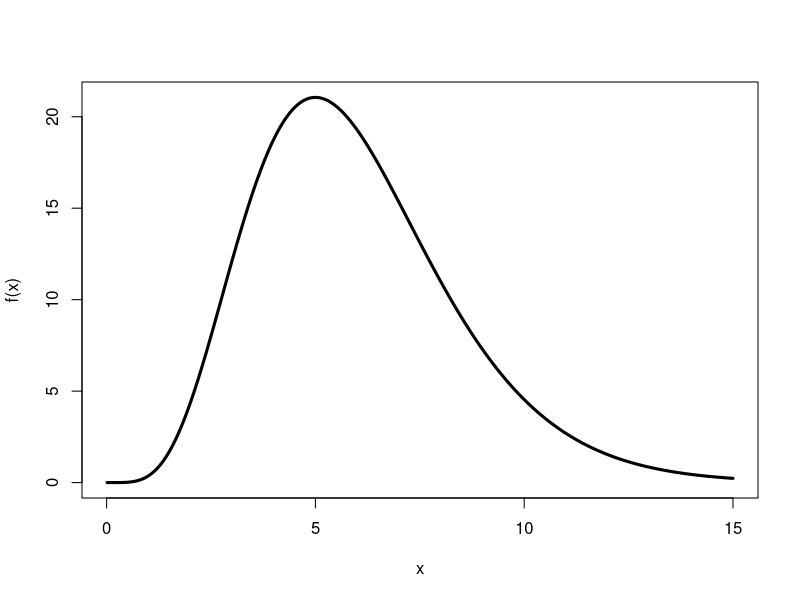
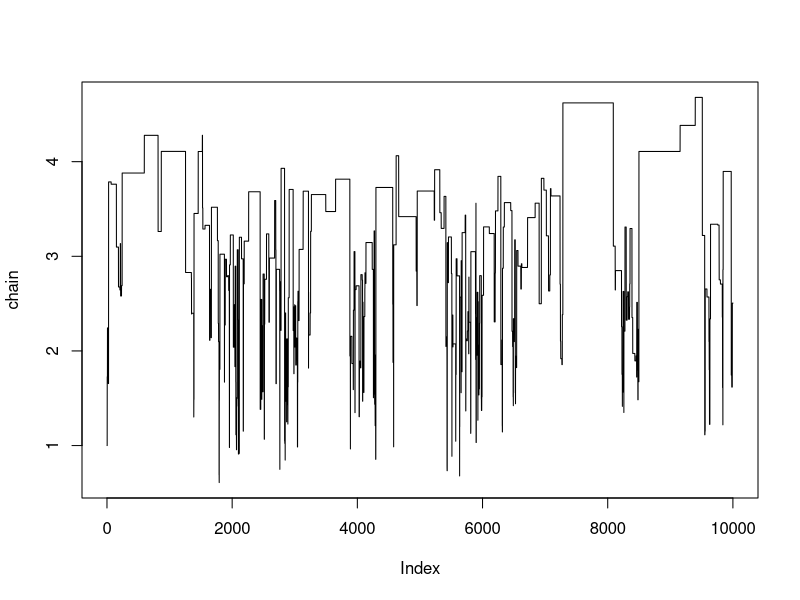
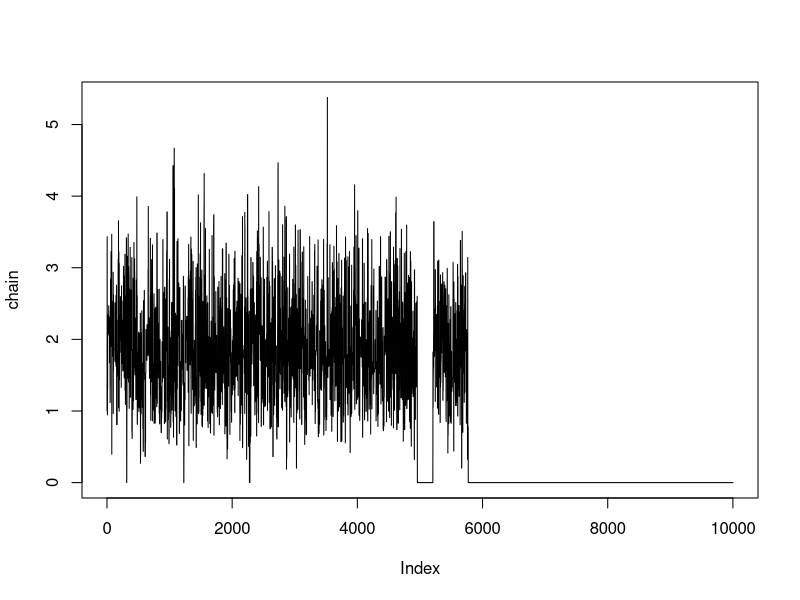

Recreate these plots in R, in order.
### lab 4 ex 1

f <- function(x){
  stopifnot(x>0)
  return(x^5*exp(-x))
}

x <- seq(0.01,15,0.01)
plot(x, f(x), type="l", lwd=3)

starting_point <- 1
N <- 1E4
set.seed(12345)

proposal_dist <- function(Xt){
  return(rlnorm(1, Xt, 1))
}

chain <- starting_point
accept <- 0

for (i in 1:N){
  
  x <- chain[length(chain)]
  # candidate point x_star from g
  x_star <- proposal_dist(x)
  
  # MH ratio
  R     <- (f(x_star) * dlnorm(x, x_star, 1)) / 
            (f(x) * dlnorm(x_star, x, 1))
  ap    <- runif(1)
  if (ap < R){
    chain <- c(chain, x_star)
    accept <- accept + 1
  } else chain <- c(chain, x) 
}

chain 
accept

plot(chain, type="l")

### ex 2

starting_point <- 1
N <- 1E4
set.seed(12345)

proposal_dist2 <- function(Xt){
  return(rchisq(1, floor(Xt+1)))
}

chain <- starting_point
accept <- 0

for (i in 1:N){
  
  x <- chain[length(chain)]
  # candidate point x_star from g
  x_star <- proposal_dist2(x)
  
  # MH ratio
  R     <- (f(x_star) * dlnorm(x, x_star, 1)) / 
    (f(x) * dlnorm(x_star, x, 1))
  ap    <- runif(1)
  if (ap < R){
    chain <- c(chain, x_star)
    accept <- accept + 1
  } else chain <- c(chain, x) 
}

chain
accept

plot(chain, type="l")

